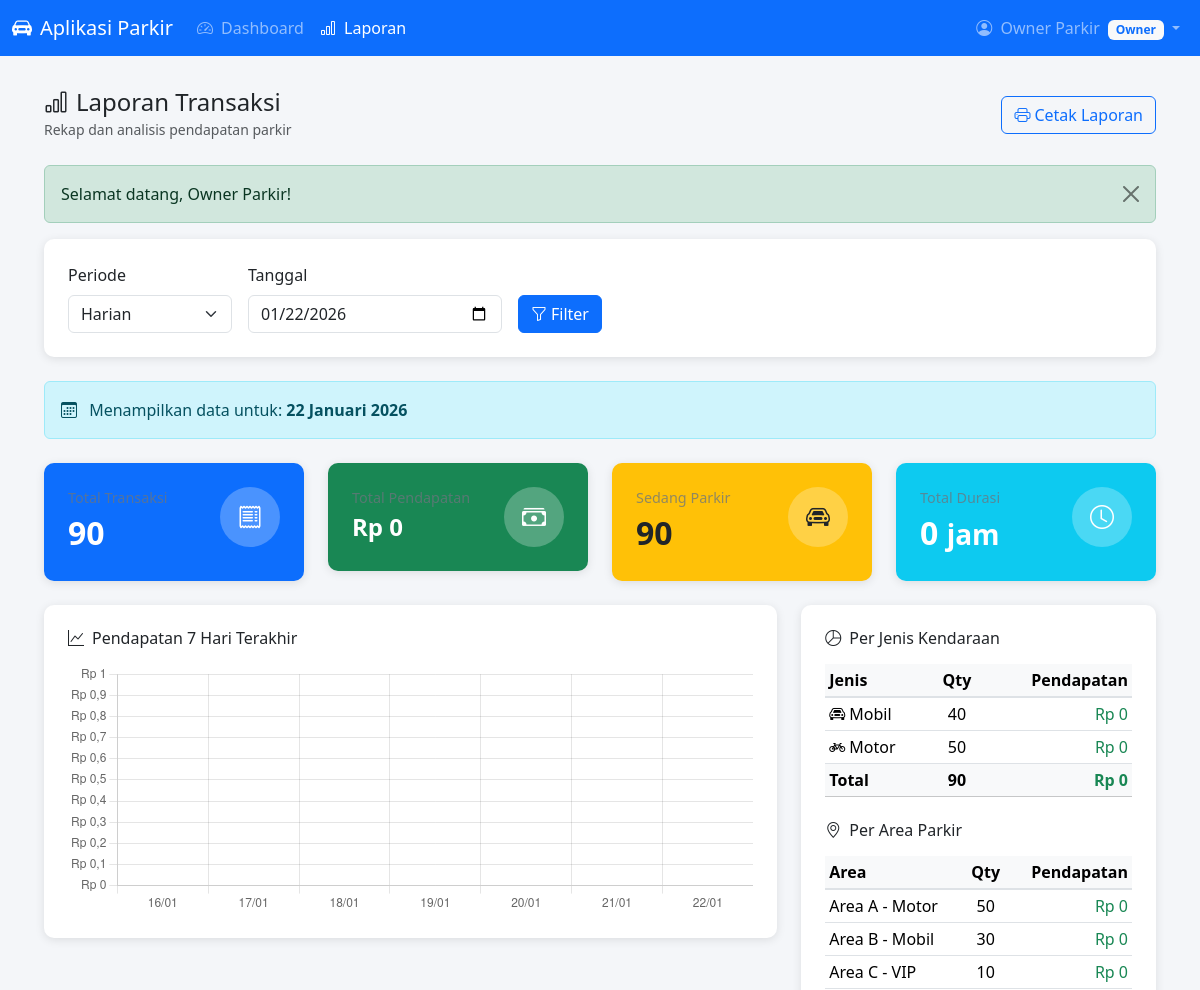
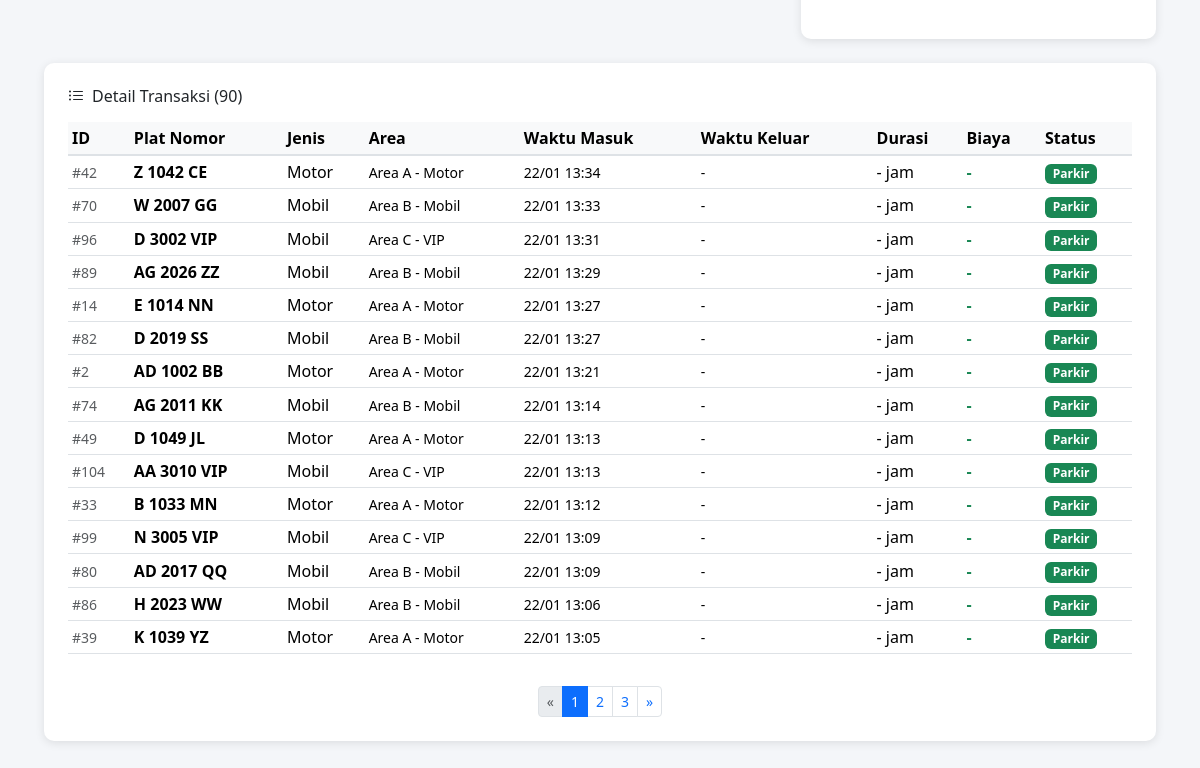
Screenshot of /pages/owner/laporan.php (signed in) with the database file from the repository (2 pictures, top to bottom).
### tables this page shows
CREATE TABLE tb_transaksi (
    id_parkir INT(11) NOT NULL AUTO_INCREMENT,
    id_kendaraan INT(11) NOT NULL,
    waktu_masuk DATETIME NOT NULL,
    waktu_keluar DATETIME,
    id_tarif INT(11) NOT NULL,
    durasi_jam INT(5) DEFAULT 0,
    biaya_total DECIMAL(10, 0) DEFAULT 0,
    status ENUM('masuk', 'keluar') NOT NULL DEFAULT 'masuk',
    id_user INT(11) NOT NULL,
    id_area INT(11) NOT NULL,
    PRIMARY KEY (id_parkir),
    CONSTRAINT fk_transaksi_kendaraan 
        FOREIGN KEY (id_kendaraan) REFERENCES tb_kendaraan(id_kendaraan)
        ON DELETE RESTRICT ON UPDATE CASCADE,
    CONSTRAINT fk_transaksi_tarif 
        FOREIGN KEY (id_tarif) REFERENCES tb_tarif(id_tarif)
        ON DELETE RESTRICT ON UPDATE CASCADE,
    CONSTRAINT fk_transaksi_user 
        FOREIGN KEY (id_user) REFERENCES tb_user(id_user)
        ON DELETE RESTRICT ON UPDATE CASCADE,
    CONSTRAINT fk_transaksi_area 
        FOREIGN KEY (id_area) REFERENCES tb_area_parkir(id_area)
        ON DELETE RESTRICT ON UPDATE CASCADE
);

CREATE TABLE tb_kendaraan (
    id_kendaraan INT(11) NOT NULL AUTO_INCREMENT,
    plat_nomor VARCHAR(15) NOT NULL,
    jenis_kendaraan VARCHAR(20) NOT NULL,
    warna VARCHAR(20),
    pemilik VARCHAR(100),
    id_user INT(11),
    PRIMARY KEY (id_kendaraan),
    CONSTRAINT fk_kendaraan_user 
        FOREIGN KEY (id_user) REFERENCES tb_user(id_user)
        ON DELETE SET NULL ON UPDATE CASCADE
);

CREATE TABLE tb_area_parkir (
    id_area INT(11) NOT NULL AUTO_INCREMENT,
    nama_area VARCHAR(50) NOT NULL,
    kapasitas INT(5) NOT NULL,
    terisi INT(5) NOT NULL DEFAULT 0,
    PRIMARY KEY (id_area)
);

### pages/owner/laporan.php (the view, shortened to what the rows shown need)
<?php
require_once __DIR__ . '/../../includes/auth_check.php';
$filterPeriode = $_GET['periode'] ?? 'hari';
$filterTanggal = $_GET['tanggal'] ?? date('Y-m-d');
switch ($filterPeriode) {
    case 'hari':
        $whereDate = "DATE(t.waktu_masuk) = '$filterTanggal'";
        break;
}
$page = isset($_GET['page']) ? (int)$_GET['page'] : 1;
$limit = 15;
$offset = ($page - 1) * $limit;
$transaksiQuery = "SELECT t.*, k.plat_nomor, k.jenis_kendaraan, a.nama_area, u.nama_lengkap as petugas
    FROM tb_transaksi t
    JOIN tb_kendaraan k ON t.id_kendaraan = k.id_kendaraan
    JOIN tb_area_parkir a ON t.id_area = a.id_area
    JOIN tb_user u ON t.id_user = u.id_user
    WHERE $whereDate
    ORDER BY t.waktu_masuk DESC
    LIMIT $limit OFFSET $offset";
$transaksiList = mysqli_query($conn, $transaksiQuery);
$chartData = [];
for ($i = 6; $i >= 0; $i--) {
    $date = date('Y-m-d', strtotime("-$i days"));
    $dayQuery = "SELECT COALESCE(SUM(biaya_total), 0) as pendapatan FROM tb_transaksi WHERE DATE(waktu_keluar) = '$date' AND status = 'keluar'";
    $dayResult = mysqli_fetch_assoc(mysqli_query($conn, $dayQuery));
    $chartData[] = [
        'tanggal' => date('d/m', strtotime($date)),
        'pendapatan' => (int) $dayResult['pendapatan']
    ];
}
include __DIR__ . '/../../includes/header.php';
?>
<div class="main-content">
    <div class="container-fluid">
        <div class="row g-4 mb-4">
            <div class="col-lg-4">
                <div class="table-container h-100">
                    <table class="table table-sm">
                        <thead>
                            <tr>
                                <th>Jenis</th>
                                <th class="text-center">Qty</th>
                                <th class="text-end">Pendapatan</th>
                            </tr>
                        </thead>
                    </table>
                    <table class="table table-sm">
                        <thead>
                            <tr>
                                <th>Area</th>
                                <th class="text-center">Qty</th>
                                <th class="text-end">Pendapatan</th>
                            </tr>
                        </thead>
                    </table>
                </div>
            </div>
        </div>
        <div class="table-container">
            <div class="table-responsive">
                <table class="table table-hover table-sm align-middle">
                    <thead>
                        <tr>
                            <th>ID</th>
                            <th>Plat Nomor</th>
                            <th>Jenis</th>
                            <th>Area</th>
                            <th>Waktu Masuk</th>
                            <th>Waktu Keluar</th>
                            <th>Durasi</th>
                            <th>Biaya</th>
                            <th>Status</th>
                        </tr>
                    </thead>
                    <tbody>
                        <?php while ($row = mysqli_fetch_assoc($transaksiList)): ?>
                        <tr>
                            <td><small class="text-muted">#<?= $row['id_parkir'] ?></small></td>
                            <td><strong><?= escape($row['plat_nomor']) ?></strong></td>
                            <td><?= ucfirst($row['jenis_kendaraan']) ?></td>
                            <td><small><?= escape($row['nama_area']) ?></small></td>
                            <td><small><?= date('d/m H:i', strtotime($row['waktu_masuk'])) ?></small></td>
                            <td><small><?= $row['waktu_keluar'] ? date('d/m H:i', strtotime($row['waktu_keluar'])) : '-' ?></small></td>
                            <td><?= $row['durasi_jam'] ?: '-' ?> jam</td>
                            <td class="text-success fw-bold"><?= $row['biaya_total'] ? formatRupiah($row['biaya_total']) : '-' ?></td>
                            <td>
                                <?php if ($row['status'] == 'masuk'): ?>
                                    <span class="badge bg-success">Parkir</span>
                                <?php else: ?>
                                    <span class="badge bg-secondary">Selesai</span>
                                <?php endif; ?>
                            </td>
                        </tr>
                        <?php endwhile; ?>
                    </tbody>
                </table>
            </div>
        </div>
    </div>
</div>
<script>
// Toggle input periode
function togglePeriodeInput(value) {
    document.getElementById('input-hari').style.display = value === 'hari' ? 'block' : 'none';
    document.getElementById('input-bulan').style.display = value === 'bulan' ? 'block' : 'none';
    document.getElementById('input-tahun').style.display = value === 'tahun' ? 'block' : 'none';
}
// Chart Pendapatan
const ctx = document.getElementById('chartPendapatan').getContext('2d');
const chartData = <?= json_encode($chartData) ?>;
new Chart(ctx, {
    type: 'bar',
    data: {
        labels: chartData.map(d => d.tanggal),
        datasets: [{
            label: 'Pendapatan (Rp)',
            data: chartData.map(d => d.pendapatan),
            backgroundColor: 'rgba(25, 135, 84, 0.7)',
            borderColor: 'rgba(25, 135, 84, 1)',
            borderWidth: 1,
            borderRadius: 5
        }]
    },
    options: {
        responsive: true,
        maintainAspectRatio: false,
        plugins: {
            legend: { display: false }
        },
        scales: {
            y: {
                beginAtZero: true,
                ticks: {
                    callback: function(value) {
                        return 'Rp ' + new Intl.NumberFormat('id-ID').format(value);
                    }
                }
            }
        }
    }
});
</script>
<?php include __DIR__ . '/../../includes/footer.php'; ?>

### rows the page displays
tb_transaksi: id_parkir "42", id_kendaraan.plat_nomor "Z 1042 CE", id_kendaraan.jenis_kendaraan "Motor", id_area.nama_area "Area A - Motor", waktu_masuk "22/01 13:34", durasi_jam "-", status "Parkir"
tb_transaksi: id_parkir "70", id_kendaraan.plat_nomor "W 2007 GG", id_kendaraan.jenis_kendaraan "Mobil", id_area.nama_area "Area B - Mobil", waktu_masuk "22/01 13:33", durasi_jam "-", status "Parkir"
tb_transaksi: id_parkir "96", id_kendaraan.plat_nomor "D 3002 VIP", id_kendaraan.jenis_kendaraan "Mobil", id_area.nama_area "Area C - VIP", waktu_masuk "22/01 13:31", durasi_jam "-", status "Parkir"
tb_transaksi: id_parkir "89", id_kendaraan.plat_nomor "AG 2026 ZZ", id_kendaraan.jenis_kendaraan "Mobil", id_area.nama_area "Area B - Mobil", waktu_masuk "22/01 13:29", durasi_jam "-", status "Parkir"
tb_transaksi: id_parkir "14", id_kendaraan.plat_nomor "E 1014 NN", id_kendaraan.jenis_kendaraan "Motor", id_area.nama_area "Area A - Motor", waktu_masuk "22/01 13:27", durasi_jam "-", status "Parkir"
tb_transaksi: id_parkir "82", id_kendaraan.plat_nomor "D 2019 SS", id_kendaraan.jenis_kendaraan "Mobil", id_area.nama_area "Area B - Mobil", waktu_masuk "22/01 13:27", durasi_jam "-", status "Parkir"
tb_transaksi: id_parkir "2", id_kendaraan.plat_nomor "AD 1002 BB", id_kendaraan.jenis_kendaraan "Motor", id_area.nama_area "Area A - Motor", waktu_masuk "22/01 13:21", durasi_jam "-", status "Parkir"
tb_transaksi: id_parkir "74", id_kendaraan.plat_nomor "AG 2011 KK", id_kendaraan.jenis_kendaraan "Mobil", id_area.nama_area "Area B - Mobil", waktu_masuk "22/01 13:14", durasi_jam "-", status "Parkir"
tb_transaksi: id_parkir "49", id_kendaraan.plat_nomor "D 1049 JL", id_kendaraan.jenis_kendaraan "Motor", id_area.nama_area "Area A - Motor", waktu_masuk "22/01 13:13", durasi_jam "-", status "Parkir"
tb_transaksi: id_parkir "104", id_kendaraan.plat_nomor "AA 3010 VIP", id_kendaraan.jenis_kendaraan "Mobil", id_area.nama_area "Area C - VIP", waktu_masuk "22/01 13:13", durasi_jam "-", status "Parkir"
tb_transaksi: id_parkir "33", id_kendaraan.plat_nomor "B 1033 MN", id_kendaraan.jenis_kendaraan "Motor", id_area.nama_area "Area A - Motor", waktu_masuk "22/01 13:12", durasi_jam "-", status "Parkir"
tb_transaksi: id_parkir "99", id_kendaraan.plat_nomor "N 3005 VIP", id_kendaraan.jenis_kendaraan "Mobil", id_area.nama_area "Area C - VIP", waktu_masuk "22/01 13:09", durasi_jam "-", status "Parkir"
tb_transaksi: id_parkir "80", id_kendaraan.plat_nomor "AD 2017 QQ", id_kendaraan.jenis_kendaraan "Mobil", id_area.nama_area "Area B - Mobil", waktu_masuk "22/01 13:09", durasi_jam "-", status "Parkir"
tb_transaksi: id_parkir "86", id_kendaraan.plat_nomor "H 2023 WW", id_kendaraan.jenis_kendaraan "Mobil", id_area.nama_area "Area B - Mobil", waktu_masuk "22/01 13:06", durasi_jam "-", status "Parkir"
tb_transaksi: id_parkir "39", id_kendaraan.plat_nomor "K 1039 YZ", id_kendaraan.jenis_kendaraan "Motor", id_area.nama_area "Area A - Motor", waktu_masuk "22/01 13:05", durasi_jam "-", status "Parkir"

### other values shown
APP_NAME "Aplikasi Parkir"
currentUser('nama_lengkap') "Owner Parkir"
$userRole "Owner"
$flash['message'] "Selamat datang, Owner Parkir!"
$labelPeriode "22 Januari 2026"
$stats['total_transaksi'] "90"
formatRupiah($stats['total_pendapatan'] ?? 0) "Rp 0"
$stats['sedang_parkir'] "90"
$stats['total_durasi'] "0"
$row['jenis_kendaraan'] "Mobil"
$row['jumlah'] "40"
formatRupiah($row['pendapatan']) "Rp 0"
$row['jenis_kendaraan'] "Motor"
$row['jumlah'] "50"
$totalJumlah "90"
